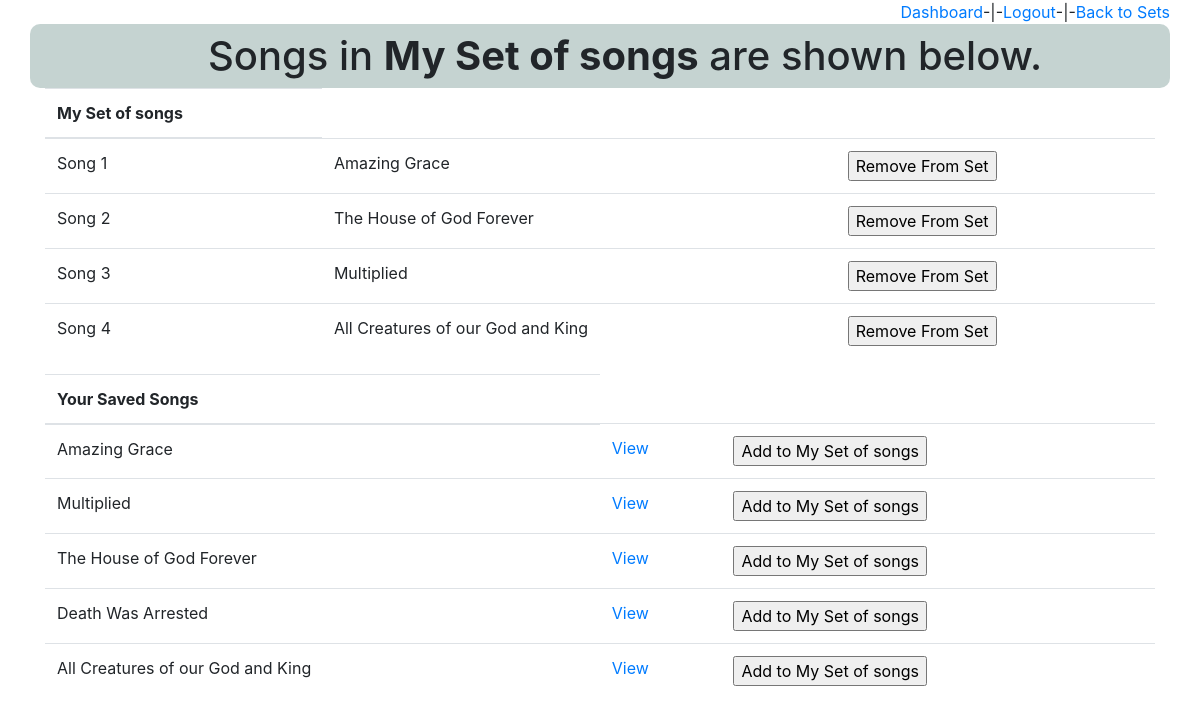
Screenshot of /set/view/19 (signed in) with the database file from the repository.
### hymnal_app/models.py (models this page shows)
class Set(models.Model):
    title = models.CharField(max_length = 50)
    creator = models.ForeignKey(User, related_name='sets', on_delete=models.CASCADE)
    created_at = models.DateTimeField(auto_now_add=True)
    updated_at = models.DateTimeField(auto_now=True)
    objects = SetManager()

class Song(models.Model):
    title = models.CharField(max_length = 50)
    creator = models.ForeignKey(User, related_name='songs', on_delete=models.CASCADE)
    lyrics = models.TextField()
    sets = models.ManyToManyField(Set, related_name="songs")
    class DisplayTheme(models.TextChoices):
        SCROLL = 'Scroll'
        SLIDE = 'Slide'
    display_theme = models.CharField(max_length = 50, choices=DisplayTheme.choices, default=DisplayTheme.SCROLL)
    list_order_queue = models.IntegerField(default = 0)
    list_order_saved = models.IntegerField(default = 0)
    in_queue = models.BooleanField(default=False)
    is_copy = models.BooleanField(default=False)
    copy_number = models.IntegerField(default = 0)
    created_at = models.DateTimeField(auto_now_add=True)
    updated_at = models.DateTimeField(auto_now=True)
    objects = SongManager()

### hymnal_app/views.py (the view)
# urls.py: path('set/view/<int:set_id>', views.view_set),
def view_set(request, set_id):
    logged_user = User.objects.get(id=request.session['logged_user'])
    this_set = Set.objects.get(id=set_id)
    saved_user_songs = Song.objects.filter(creator = logged_user, is_copy=False)
    songs_in_set = this_set.songs.all()
    context = {
        'this_set': this_set,
        'songs_in_set' : songs_in_set,
        'logged_user': logged_user,
        'saved_user_songs': saved_user_songs
    }
    return render(request, 'set_view.html', context)

### hymnal_app/templates/set_view.html (shortened to what this page needs)
{% load static %}
<!DOCTYPE html>
<html lang="en">
<head>
    <link rel="stylesheet" href="https://stackpath.bootstrapcdn.com/bootstrap/4.5.2/css/bootstrap.min.css">
    <link rel="stylesheet" type="text/css" href = "{% static '/css/main.css' %}">
</head>
<body>
    <div class="container">
        <div class="row justify-content-end m-40">
            <a href="/dashboard">Dashboard </a>-|-
            <a href="/user/logout">Logout</a> -|-
            <a href="/set/view_user_sets">Back to Sets</a>
        </div>
        <div class="row grayback headbar justify-content-center">
            <h1>Songs in <strong>{{this_set.title}}</strong> are shown below.</h1>
        </div>
        <div class="row just">
            <div class="col">
                <table class="table">
                    <thead>
                        <tr>
                            <th>{{this_set.title}}</th>
                        </tr>
                    </thead>
                    <tbody>
                        {% for song in songs_in_set %}
                        <tr>
                            <td>Song {{song.list_order_queue}}</td>
                            <td>{{song.title}}</td>
                            <td>
                                <form action="/set/song/delete_song/{{song.id}}/{{this_set.id}}" method="POST">
                                    <input type="submit" value = "Remove From Set">
                                </form>
                            </td>
                        </tr>
                        {% endfor %}
                    </tbody>
                </table>
                <table class="table">
                    <thead>
                        <tr>
                            <th>Your Saved Songs</th>
                        </tr>
                    </thead>
                    <tbody>
                        {% for song in saved_user_songs %}
                        <tr>
                            <td>{{song.title}}</td>
                            <td><a href="/song/view/{{song.id}}">View</a></td>
                            <td>
                                <form action="/set/song/add_to_set/{{song.id}}/{{this_set.id}}" method="POST">
                                    <input type="submit" value = "Add to {{this_set.title}}">
                                </form>
                            </td>
                        </tr>
                        {% endfor %}
                    </tbody>
                </table>
            </div>
        </div>
    </div>
</body>
</html>

### hymnal_app/static/css/main.css (style rules this page uses)
.grayback { background-color: rgba(117, 150, 146, 0.418); padding-top: 8px; border-radius: 10px; }
.headbar { padding-left: 50px; }

### rows the page displays
Set: title "My Set of songs", title "Add to My Set of songs"
Song: list_order_queue "1", title "Amazing Grace"
Song: list_order_queue "2", title "The House of God Forever"
Song: list_order_queue "3", title "Multiplied"
Song: list_order_queue "4", title "All Creatures of our God and King"
Song: title "Amazing Grace"
Song: title "Multiplied"
Song: title "The House of God Forever"
Song: title "Death Was Arrested"
Song: title "All Creatures of our God and King"
